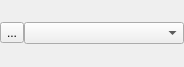
<?xml version="1.0" encoding="UTF-8"?>
<ui version="4.0">
 <class>PlayerWidget</class>
 <widget class="QWidget" name="PlayerWidget">
  <property name="geometry">
   <rect>
    <x>0</x>
    <y>0</y>
    <width>184</width>
    <height>67</height>
   </rect>
  </property>
  <property name="sizePolicy">
   <sizepolicy hsizetype="Fixed" vsizetype="Fixed">
    <horstretch>0</horstretch>
    <verstretch>0</verstretch>
   </sizepolicy>
  </property>
  <property name="windowTitle">
   <string>Form</string>
  </property>
  <layout class="QVBoxLayout" name="verticalLayout_2">
   <property name="spacing">
    <number>1</number>
   </property>
   <property name="leftMargin">
    <number>0</number>
   </property>
   <property name="topMargin">
    <number>1</number>
   </property>
   <property name="rightMargin">
    <number>0</number>
   </property>
   <property name="bottomMargin">
    <number>1</number>
   </property>
   <item>
    <layout class="QHBoxLayout" name="horizontalLayout">
     <property name="spacing">
      <number>0</number>
     </property>
     <item>
      <widget class="QToolButton" name="playerSettingsButton">
       <property name="sizePolicy">
        <sizepolicy hsizetype="Minimum" vsizetype="Fixed">
         <horstretch>0</horstretch>
         <verstretch>0</verstretch>
        </sizepolicy>
       </property>
       <property name="text">
        <string>...</string>
       </property>
      </widget>
     </item>
     <item>
      <widget class="QComboBox" name="playerComboBox">
       <property name="sizePolicy">
        <sizepolicy hsizetype="MinimumExpanding" vsizetype="Fixed">
         <horstretch>2</horstretch>
         <verstretch>0</verstretch>
        </sizepolicy>
       </property>
       <property name="currentIndex">
        <number>-1</number>
       </property>
       <property name="sizeAdjustPolicy">
        <enum>QComboBox::AdjustToContentsOnFirstShow</enum>
       </property>
       <property name="frame">
        <bool>true</bool>
       </property>
      </widget>
     </item>
    </layout>
   </item>
  </layout>
 </widget>
 <resources/>
 <connections/>
</ui>
